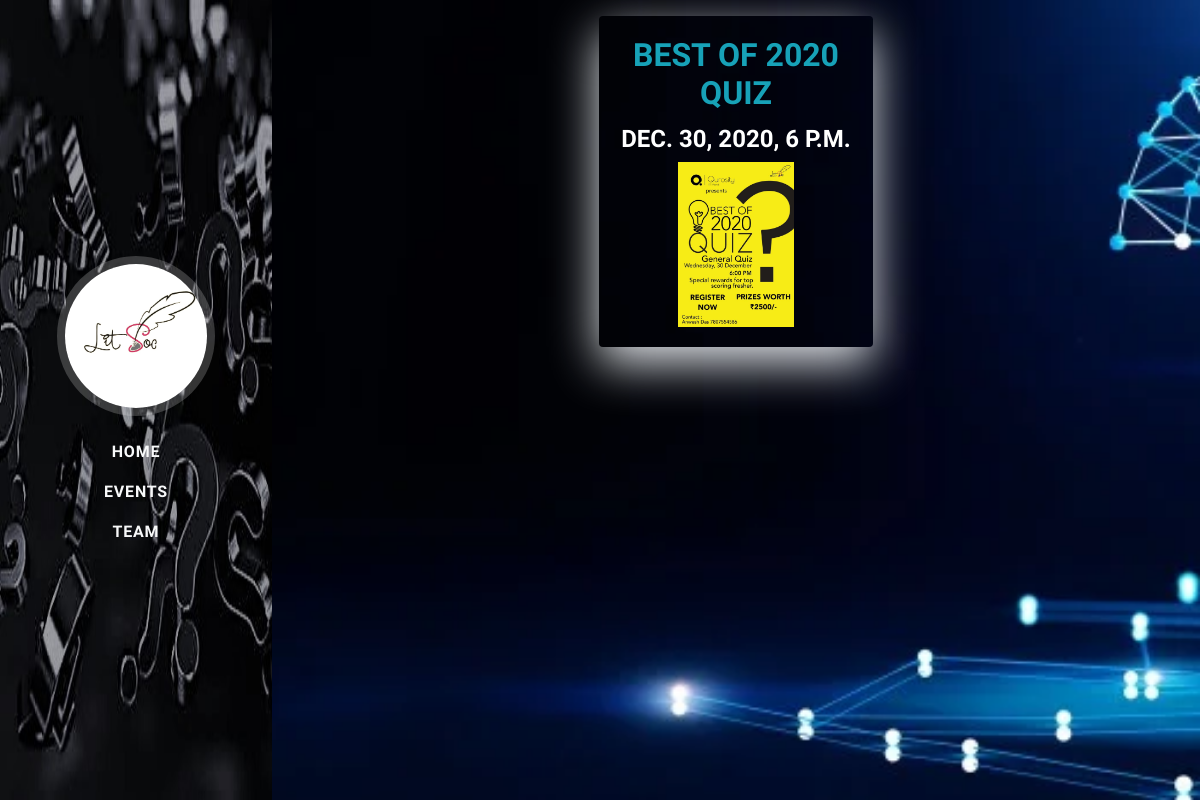
Screenshot of /events/quizzing/ with the database file from the repository.
### events/models.py (models this page shows, shortened)
class Events(models.Model):
    title=models.CharField(blank=True, max_length=100)
    content = models.TextField(blank=True)
    date = models.DateTimeField(blank=True, default=timezone.now)
    image = models.ImageField(upload_to = 'event_img', blank=True, default='event_img/default.jpg')
    status = models.IntegerField(choices=STATUS)
    class Meta:
        ordering = ['-date']

### events/views.py (the view)
# urls.py: path('quizzing/', Q_EventListView.as_view(), name='q_events_list'),
class Q_EventListView(ListView):
    queryset = Events.objects.filter(status=2).order_by('-date')
    template_name='events/q_events.html'
    context_object_name = 'q_events_list'

### events/templates/events/q_events.html (shortened to what this page needs)
{%extends "quizzing/base.html" %}
{% block content %}
<div class="container">
  <div class="row">
          {% for event in q_events_list %}
          <div class="col-md-6 mt-3 mx-auto">
          <div class="card mb-4">
              <div class="card-body">
                <a href="{% url 'q_event_detail' event.id %}"><h3 class="card-title text-info text-center">{{ event.title }}</h3></a>
                <h4 class="flex-shrink-0 text-center text-white"><span>{{event.date}}</span></h4>
                <img src = {{ event.image.url }} width="50%" height="50%" class="mx-auto d-block">
              </div>
          </div>
          </div>
          {% endfor %}
  </div>
</div>
{% endblock content %}

### quizzing/templates/quizzing/base.html (style rules this page uses)
body { background-image: url('/static/images/quiz_bg.jpg'); background-repeat: repeat; height: 100%; background-size: cover; background-attachment: fixed; }

### events/templates/events/q_events.html (style rules this page uses)
.container { font-family: "Roboto", sans-serif; font-size: 18px; }
.card { display: flex; flex-wrap: wrap; box-shadow: 0 16px 48px #E3E7EB; background-color: #11111110; border: none; }

### rows the page displays
Events: title "BEST OF 2020 QUIZ", date "DEC. 30, 2020, 6 P.M.", image (picture)
